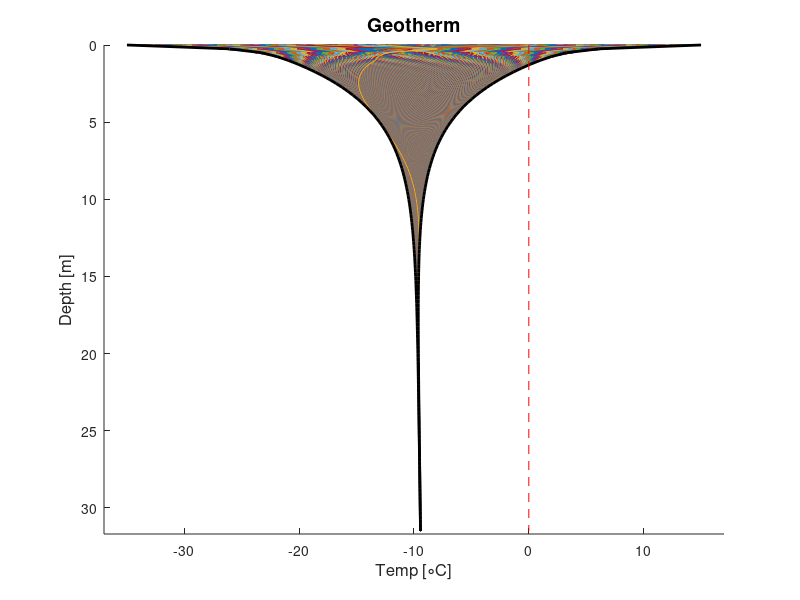
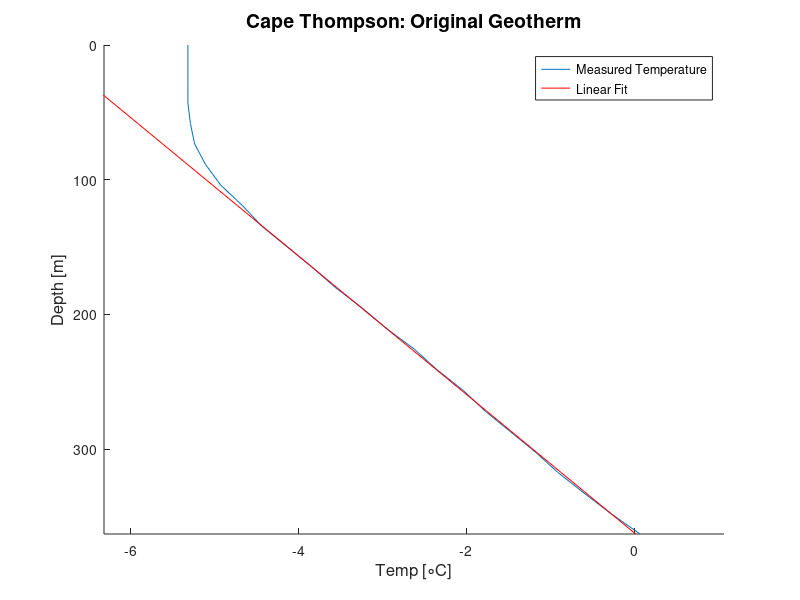
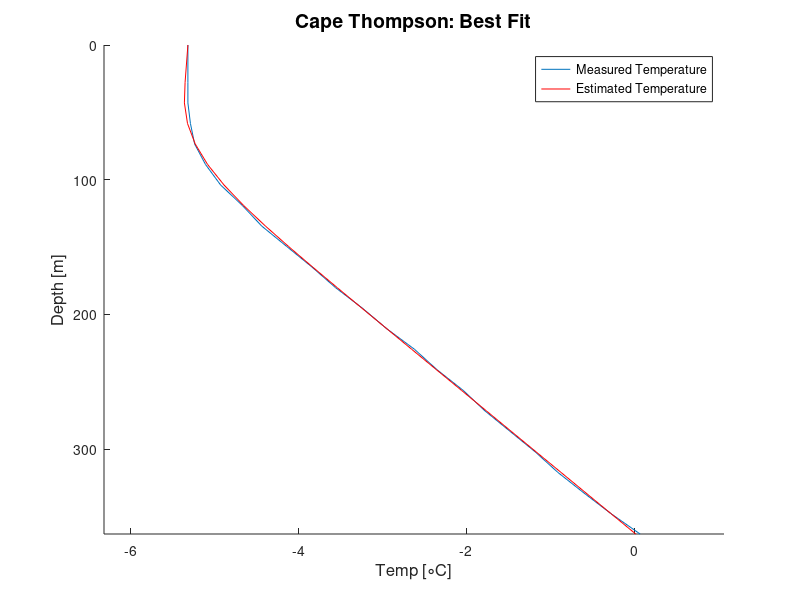

MATLAB code to generate these figures, in order:
%------------------------------
% GEOL 5700 
% Model the geotherm using finite difference methods (FTCS)
%------------------------------
% Franklin Hinckley
%------------------------------

%% Cleanup
clearvars
close all
clc

% Define parameters
k = 2.5; % [W/mK]
kappa = 1e-6; % [m^2/sec]
rhoCp = k/kappa;
Qm = 45/1000; % [W/m^2]

% Set boundary conditions
Pyr = 3600*24*365.25; % pne year [sec]
Pday = 86400; % one day [sec]
dT_yr = 15; % variation in temperature per year [deg C]
dT_day = 10; % variation in temperature per day [deg C]
mT_yr = -10; % mean yearly temperature [deg C]

% Set initial conditions
dz = 0.25;
zmax = 10*sqrt(kappa*Pyr/pi); % ten characteristic depths so gradient at depth is just mantle
z = 0:dz:zmax;
Ts = mT_yr;
T = (Qm./k).*z + Ts(1); % start simulation with linear T(z) from mantle

% Define time vector
dt = 0.75*(dz^2/(2*kappa)); % 0.75 gives margin from what is req'd for stability
tProp = 8*(3600*24*365.25);
t = 0:dt:tProp;

Ts = mT_yr + ...
        dT_yr.*sin(((2*pi.*t)/Pyr)) + dT_day.*sin(((2*pi.*t)/Pday));

%% Define analytic bounds
zStar_yr = sqrt(kappa*Pyr/pi);
zStar_day = sqrt(kappa*Pday/pi);
boundLow = T - dT_yr.*exp(-z./zStar_yr) - dT_day.*exp(-z./zStar_day);
boundHigh = T + dT_yr.*exp(-z./zStar_yr) + dT_day.*exp(-z./zStar_day);


%% Set initial temperature profile
T = T + ...
        dT_yr.*exp(-z./zStar_yr).*sin(((2*pi*(0))/Pyr) - (z./zStar_yr)) + ...
        dT_day.*exp(-z./zStar_day).*sin(((2*pi*(0))/Pday) - (z./zStar_day));

%% Main loop
TS = zeros(length(z),length(t));
TS(:,1) = T;
for ii = 1:length(t)
    % Get surface temperature at current time
    TsC = Ts(ii);
    
    % Determine temperature gradient at depth
    dTdzmax = Qm/k; %[C/m]

    % Compute temperature gradient
    dTdz = [diff(T)./dz dTdzmax];

    % Compute heat flux
    q = -k*dTdz;

    % Compute temperature rate
    dqdz = diff(q)/dz; 
    dTdt = (-1/(rhoCp))*dqdz;

    % Update temperature
    T(2:end) = T(2:end) + dTdt*dt;
    T(1) = TsC;
    
    % Save output
    TS(:,ii) = T;
end

%% Plot results
figure
hold on
plot(TS(:,7*(3600*24*365.25)/dt:end),z)
plot(boundLow,z,'-k','Linewidth',2)
plot(boundHigh,z,'-k','Linewidth',2)
plot([0 0],[min(z) max(z)],'--r')
%plot([min(T(:))-2 max(T(:))+2],[z(zInd) z(zInd)],'--k')
hold off
%text(min(boundLow)-1,z(zInd)-0.5,zStr)
xlim([min(boundLow)-2 max(boundHigh)+2])
ylim([0 zmax])
set(gca,'Ydir','reverse')
title('Geotherm','Fontsize',14)
ylabel('Depth [m]','Fontsize',12)
xlabel('Temp [\circC]','Fontsize',12)

% Animation
% figure
% for ii = 1:length(t)
%     plot(TS(:,ii),z,'b')
%     hold on
%     plot(boundLow,z,'-k')
%     plot(boundHigh,z,'-k')
%     plot([0 0],[min(z) max(z)],'r')
%     hold off
%     xlim([min(TS(:))-2 max(TS(:))+2])
%     ylim([0 zmax])
%     set(gca,'Ydir','reverse')
%     title('Geotherm','Fontsize',14)
%     ylabel('Depth [m]','Fontsize',12)
%     xlabel('Temp [\circC]','Fontsize',12)
% %    M(:,ii) = getframe(gcf);
%     pause(0.01)    
% end

%% Cape Thompson data
% Load and parse data
load('cape_thompson.dat');
CT_z = cape_thompson(:,1)';
CT_T = cape_thompson(:,2)';

% Year of data set
t_CT = 1961;

%% Fit step change to Cape Thompson data
% Estimate original surface temperature by extrapolating slope at depth
p_depth = polyfit(CT_z(11:end),CT_T(11:end),1);
CT_TS0 = polyval(p_depth,0);

% Estimate original temperature profile for steady state
CT_T0 = polyval(p_depth,[0 CT_z]);

% Assert current surface temperature is the first data point
%   This assumes that temperature has been constant at current surface
%   temperature for some time, daily and yearly variations will have damped
%   by this depth (27m, 8.5 length scales for zStar_year)
CT_TS = CT_T(1);
CT_T = [CT_T(1) CT_T];

% Plot Cape Thompson data with linear fit
figure
hold on
plot(CT_T,[0 CT_z])
plot(CT_T0,[0 CT_z],'-r')
hold off
xlim([min(CT_T)-1 max(CT_T)+1])
ylim([0 max(CT_z)])
set(gca,'Ydir','reverse')
title('Cape Thompson: Original Geotherm','Fontsize',14)
ylabel('Depth [m]','Fontsize',12)
xlabel('Temp [\circC]','Fontsize',12)
legend('Measured Temperature','Linear Fit')

% Compute magnitude of step
Tstep = (CT_TS - CT_TS0); % [deg C] 

% Define non-dimensional length
L = max(CT_z);
xstar = CT_z/L;

% Define vector of times since step
tvec_step = 1:1:100;
tvec_step = tvec_step*(86400*365.25); % [sec]

% Determine length step and time step
dz = min(diff(CT_z));
dt = 0.1*(dz^2/(2*kappa));

% Initialize temperatures
T = CT_T0;

% Initialize error
minErr = 1e50;

% Loop over vector of times since step
for jj = 1:length(tvec_step)
    % Compute expected temperature profile
    t = 0:dt:tvec_step(jj);
    for ii = 1:length(t)
        % Get surface temperature at current time
        TsC = CT_TS;

        % Determine temperature gradient at depth
        dTdzmax = p_depth(1); %[C/m]

        % Compute temperature gradient
        dTdz = [diff(T)./dz dTdzmax];

        % Compute heat flux
        q = -k*dTdz;

        % Compute temperature rate
        dqdz = diff(q)/dz; 
        dTdt = (-1/(rhoCp))*dqdz;

        % Update temperature
        T(2:end) = T(2:end) + dTdt*dt;
        T(1) = TsC;
    end
    
    % Compute error (sum of squared errors)
    err = sum((T-CT_T).^2);
    
    % Check against minimum error
    if err < minErr
        t_min = tvec_step(jj);
        T_est = T;
        minErr = err;
    end    
end

% Print estimated time since step
fprintf('Time since step: %3.0f years',t_min/(86400*365.25))
fprintf('\n')

% Plot temperature profiles
figure
hold on
plot(CT_T,[0 CT_z])
plot(T_est,[0 CT_z],'r')
hold off
xlim([min(CT_T)-1 max(CT_T)+1])
ylim([0 max(CT_z)])
set(gca,'Ydir','reverse')
title('Cape Thompson: Best Fit','Fontsize',14)
ylabel('Depth [m]','Fontsize',12)
xlabel('Temp [\circC]','Fontsize',12)
legend('Measured Temperature','Estimated Temperature')

